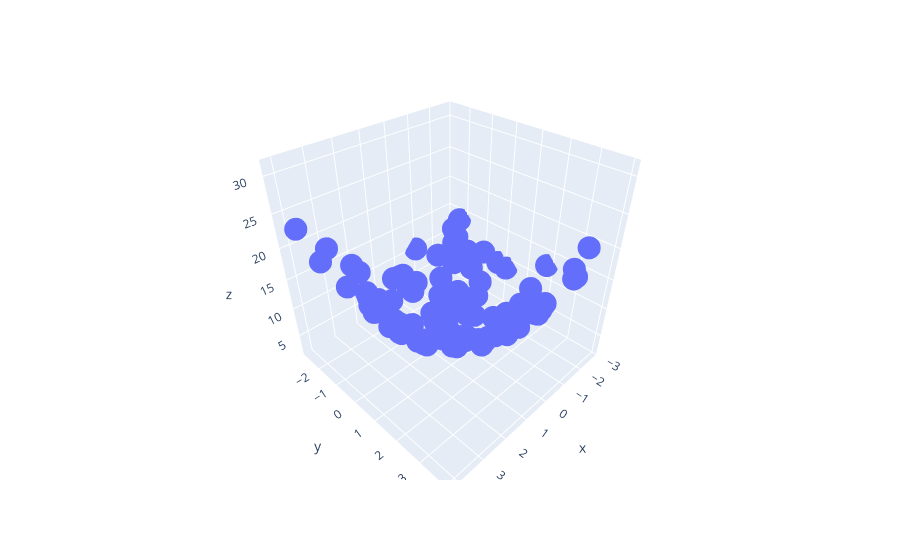

Notebook code cell kept with this figure:
### Code cell
import plotly.express as px
df = px.data.iris()
fig = px.scatter_3d(df, x=x.ravel(), y=y.ravel(), z = z.ravel())
fig.show()
